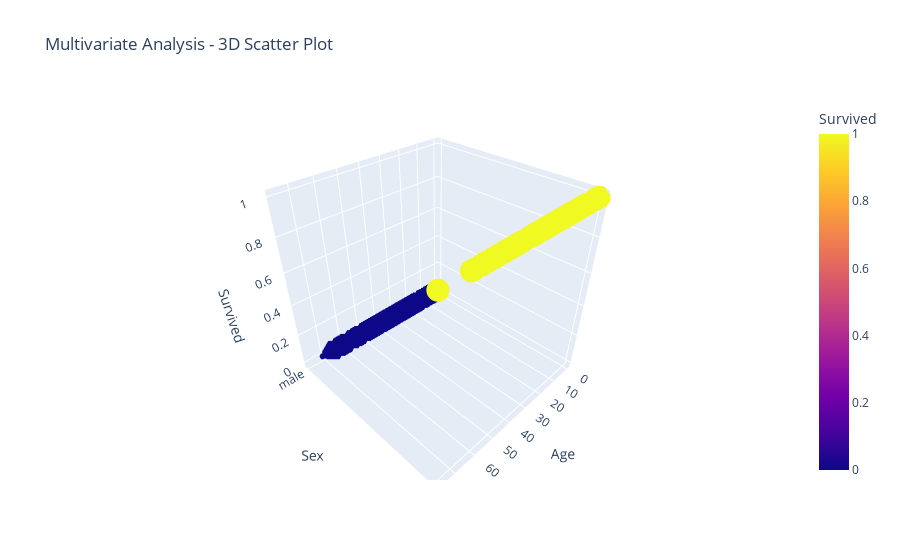

The notebook cell saved with this chart:
### Code cell
# Create the 3D scatter plot
fig = px.scatter_3d(data, x='Age', y='Sex', z='Survived', color='Survived',
                    title='Multivariate Analysis - 3D Scatter Plot')
# Set the axis labels
fig.update_layout(scene=dict(xaxis_title='Age', yaxis_title='Sex', zaxis_title='Survived'))
# Show the plot
fig.show()

### Figure 1 — Plotly figure (JSON) as saved in the notebook; plotly's stock layout.template omitted (floating-point values rounded to 4 significant figures; data arrays with more than 128 entries replaced by an {"elided": "..."} marker saying what was removed)
{"data": [{"hovertemplate": "Age=%{x}<br>Sex=%{y}<br>Survived=%{marker.color}<extra></extra>", "legendgroup": "", "marker": {"color": {"elided": "418 int values"}, "coloraxis": "coloraxis", "symbol": "circle"}, "mode": "markers", "name": "", "scene": "scene", "showlegend": false, "type": "scatter3d", "x": {"elided": "418 float values"}, "y": {"elided": "418 str values"}, "z": {"elided": "418 int values"}}], "layout": {"coloraxis": {"colorbar": {"title": {"text": "Survived"}}, "colorscale": [[0, "#0d0887"], [0.1111, "#46039f"], [0.2222, "#7201a8"], [0.3333, "#9c179e"], [0.4444, "#bd3786"], [0.5556, "#d8576b"], [0.6667, "#ed7953"], [0.7778, "#fb9f3a"], [0.8889, "#fdca26"], [1, "#f0f921"]]}, "legend": {"tracegroupgap": 0}, "scene": {"domain": {"x": [0, 1], "y": [0, 1]}, "xaxis": {"title": {"text": "Age"}}, "yaxis": {"title": {"text": "Sex"}}, "zaxis": {"title": {"text": "Survived"}}}, "title": {"text": "Multivariate Analysis - 3D Scatter Plot"}}}
